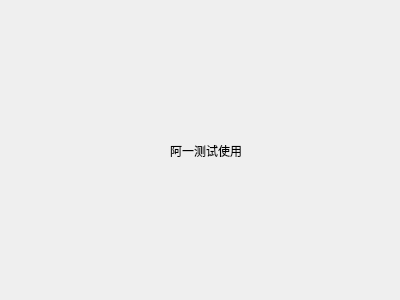
<?xml version="1.0" encoding="UTF-8"?>
<ui version="4.0">
 <class>Form</class>
 <widget class="QWidget" name="Form">
  <property name="geometry">
   <rect>
    <x>0</x>
    <y>0</y>
    <width>400</width>
    <height>300</height>
   </rect>
  </property>
  <property name="windowTitle">
   <string>Form</string>
  </property>
  <widget class="QLabel" name="label">
   <property name="geometry">
    <rect>
     <x>170</x>
     <y>110</y>
     <width>131</width>
     <height>81</height>
    </rect>
   </property>
   <property name="text">
    <string>阿一测试使用</string>
   </property>
  </widget>
 </widget>
 <resources/>
 <connections/>
</ui>
